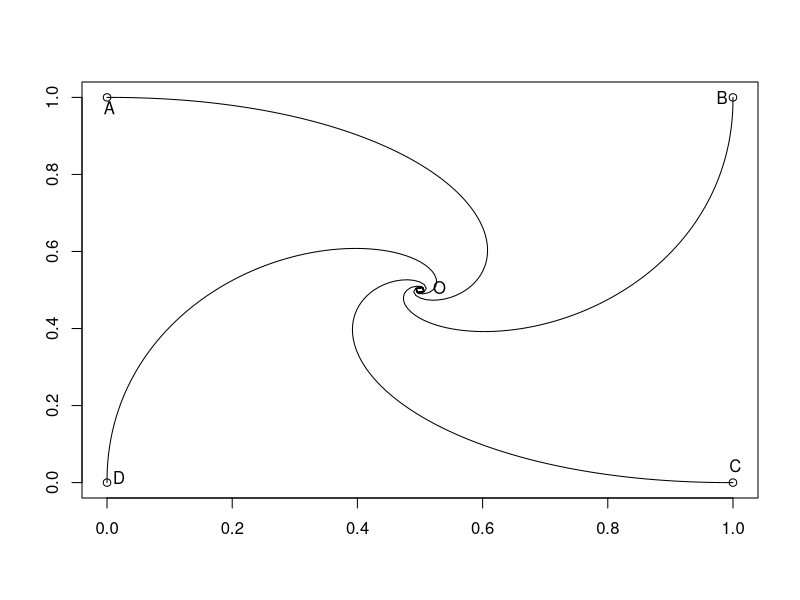

The R source for this figure:
######################################################
### Lecture 9
######################################################
## Eg 8.1
######################################################
buffon <- function(n, l = 0.8, a = 1){
  k <- 0
  theta <- runif(n, 0, pi); 
  x <- runif(n, 0, a/2) 
  for (i in 1:n){
    if (x[i] <= l/2*sin(theta[i]))
      k <- k+1
  }  
  return(2*l*n/(k*a))
}

buffon(10^5)

######################################################
## Eg 8.2
######################################################
ex2 <- function(n){
  k <- 0; 
  x <- runif(n); 
  y <- runif(n)
  for (i in 1:n){
    if (x[i]^2+y[i]^2 < 1)
      k <- k+1
  }
  4*k/n
}

ex2(10^5)


######################################################
## Eg 8.5
######################################################
plot(c(0,1,1,0), c(0,0,1,1), xlab =" ", ylab = " ")
text(0, 1, labels="A", adj=c( 0.3, 1.3))
text(1, 1, labels="B", adj=c( 1.5, 0.5))
text(1, 0, labels="C", adj=c( 0.3, -0.8))
text(0, 0, labels="D", adj=c(-0.5, 0.1))
points(0.5,0.5); text(0.5, 0.5, labels="O", adj=c(-1.0, 0.3))

delta_t <- 0.01; 
n=110
x <- matrix(0, nrow=5, ncol=n); 
x[,1] <- c(0,1,1,0,0)
y <- matrix(0, nrow=5, ncol=n); 
y[,1] <- c(1,1,0,0,1)

d <- c(0,0,0,0)
for (j in 1:(n-1)){
  for (i in 1:4){
    d[i]  <- sqrt((x[i+1, j]-x[i,j])^2+(y[i+1, j]-y[i,j])^2) 
    x[i,j+1] <- x[i,j]+delta_t*(x[i+1,j]-x[i,j])/d[i]
    y[i,j+1] <- y[i,j]+delta_t*(y[i+1,j]-y[i,j])/d[i]
  }
  x[5,j+1] <- x[1, j+1]; 
  y[5, j+1] <- y[1, j+1]
}
for (i in 1:4) lines(x[i,], y[i,])



######################################################
## Eg 8.6
######################################################

chase.f0 <- function(){
  r1 <- runif(1)
  t1 <- if(r1 <= 0.7) 0 else{if(r1 > 0.9) 10 else 5}
  r2 <- runif(1)
  t2 <- if(r2 <= 0.3) 28 else{if(r2 <= 0.7) 30 else{if(r2 <= 0.9) 32 else 34}}
  t <- rnorm(1, mean = 30, sd = 2)
  return(t1 + t > t2)
}

chase.f <- function(n){
  k <- 0
  for(i in 1:n){
    if(chase.f0()){
      k <- k+1
    }
  }
  return(k/n)
}


chase.f(10^5)

